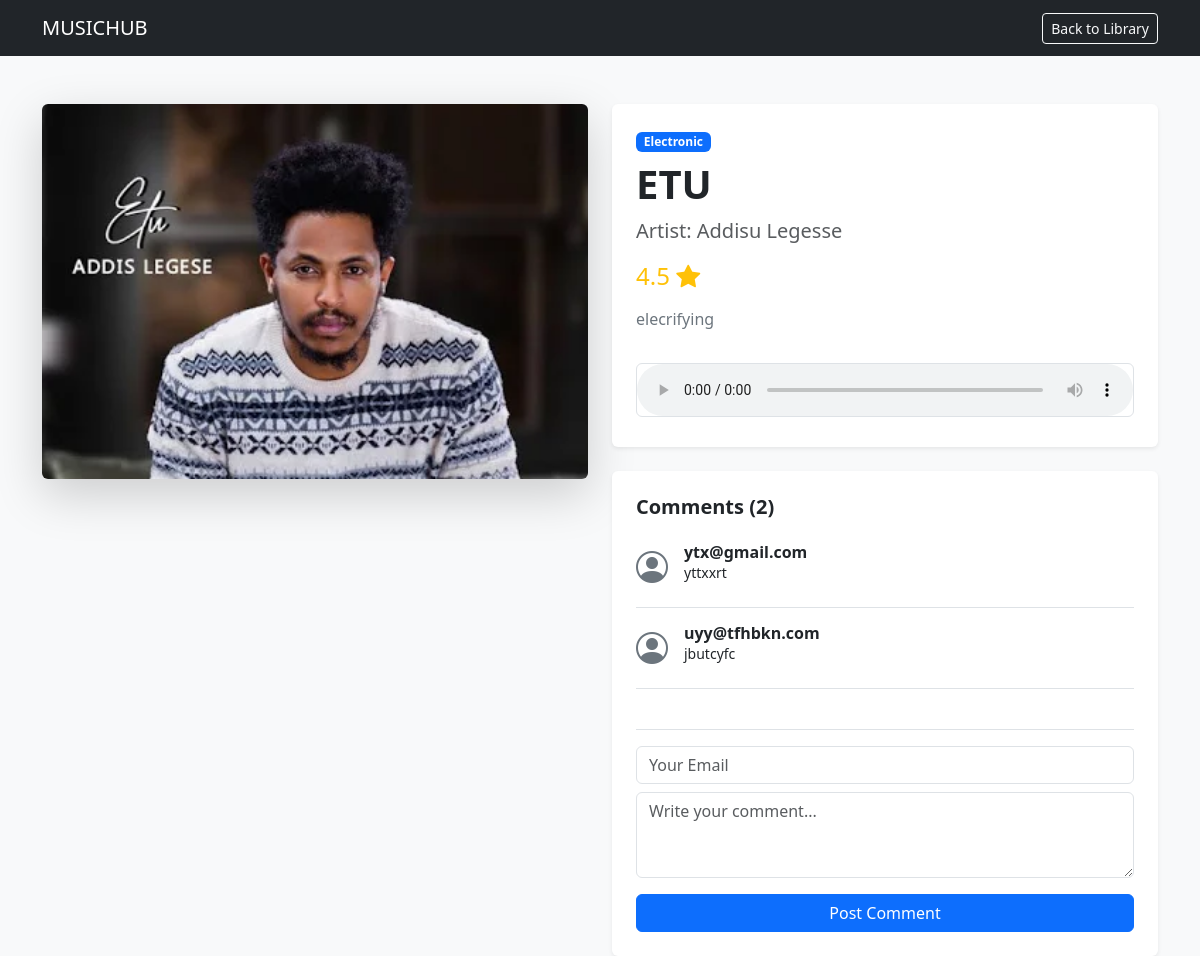
Screenshot of /contact/1 with the database file from the repository.
### musicology/models.py (models this page shows, shortened)
class Music(models.Model):
    singer=models.CharField(max_length=150)
    name=models.CharField(max_length=300)
    mugory=models.ForeignKey(Category,on_delete=models.SET_NULL,null=True)
    rating=models.FloatField(
        validators=[MinValueValidator(0),MaxValueValidator(5)]
    )
    image=models.ImageField(null=True)
    description=models.CharField(max_length=1500)
    file=models.FileField(null=True)

class Category(models.Model):
    name=models.CharField(max_length=150)

class Comment(models.Model):
    email  = models.EmailField(("user email"), max_length=254)
    comment  = models.TextField()
    post  = models.ForeignKey(Music, on_delete=models.CASCADE)

### musicology/views.py (the view)
# urls.py: path('contact/<int:id>',detail,name='detailurl'),
def detail(request, id):
    item = get_object_or_404(Music, id=id)
    if request.method == 'POST':
        email = request.POST.get('user_email')
        text = request.POST.get('user_comment')
        Comment.objects.create(email=email, comment=text, post=item)
        return redirect('detailurl', id=id)
    comments = Comment.objects.filter(post=item)
    return render(request, 'detail.html', {'tt': item, 'comments': comments})

### musicology/templates/detail.html (shortened to what this page needs)
<!DOCTYPE html>
<html lang="en">
<head>
    <link href="https://cdn.jsdelivr.net/npm/bootstrap@5.3.0/dist/css/bootstrap.min.css" rel="stylesheet">
    <link rel="stylesheet" href="https://cdn.jsdelivr.net/npm/bootstrap-icons@1.10.5/font/bootstrap-icons.css">
</head>
<body class="bg-light">
    <nav class="navbar navbar-expand-lg navbar-dark bg-dark mb-5">
        <div class="container">
            <a class="navbar-brand" href="{% url 'homeurl' %}">MUSIC<span>HUB</span></a>
            <a class="btn btn-outline-light btn-sm" href="{% url 'musicurl' %}">Back to Library</a>
        </div>
    </nav>
    <div class="container">
        <div class="row">
            <div class="col-md-6 mb-4">
                <img src="{{ tt.image.url }}" class="img-fluid rounded shadow-lg w-100" alt="{{ tt.name }}">
            </div>
            <div class="col-md-6">
                <div class="bg-white p-4 rounded shadow-sm mb-4 border-0">
                    <span class="badge bg-primary mb-2">{{ tt.mugory.name }}</span>
                    <h1 class="fw-bold">{{ tt.name }}</h1>
                    <p class="lead text-muted">Artist: {{ tt.singer }}</p>
                    <div class="h4 text-warning mb-3">{{ tt.rating }} <i class="bi bi-star-fill"></i></div>
                    <p class="text-secondary">{{ tt.description }}</p>
                    {% if tt.file %}
                    <audio controls class="w-100 mt-3 border rounded">
                        <source src="{{ tt.file.url }}" type="audio/mpeg">
                    </audio>
                    {% endif %}
                </div>
                <div class="bg-white p-4 rounded shadow-sm">
                    <h5 class="fw-bold mb-4">Comments ({{ comments.count }})</h5>
                    <div class="comment-list" style="max-height: 300px; overflow-y: auto;">
                        {% for c in comments %}
                        <div class="d-flex mb-3 border-bottom pb-3">
                            <div class="flex-shrink-0"><i class="bi bi-person-circle fs-2 text-secondary"></i></div>
                            <div class="ms-3">
                                <h6 class="mb-0 fw-bold">{{ c.email }}</h6>
                                <p class="small text-dark mb-0">{{ c.comment }}</p>
                            </div>
                        </div>
                        {% empty %}
                        <p class="text-muted text-center">No comments yet. Be the first!</p>
                        {% endfor %}
                    </div>
                    <form method="POST" class="mt-4 border-top pt-3">
                        <div class="mb-3">
                            <input type="email" name="user_email" class="form-control mb-2" placeholder="Your Email" required>
                            <textarea name="user_comment" class="form-control" rows="3" placeholder="Write your comment..." required></textarea>
                        </div>
                        <button type="submit" class="btn btn-primary w-100">Post Comment</button>
                    </form>
                </div>
            </div>
        </div>
    </div>
</body>
</html>

### rows the page displays
Music: image (picture), mugory.name "Electronic", name "ETU", singer "Addisu Legesse", rating "4.5", description "elecrifying"
Comment: email "ytx@gmail.com", comment "yttxxrt"
Comment: email "uyy@tfhbkn.com", comment "jbutcyfc"

### other values shown
{{ comments.count }} "2"
